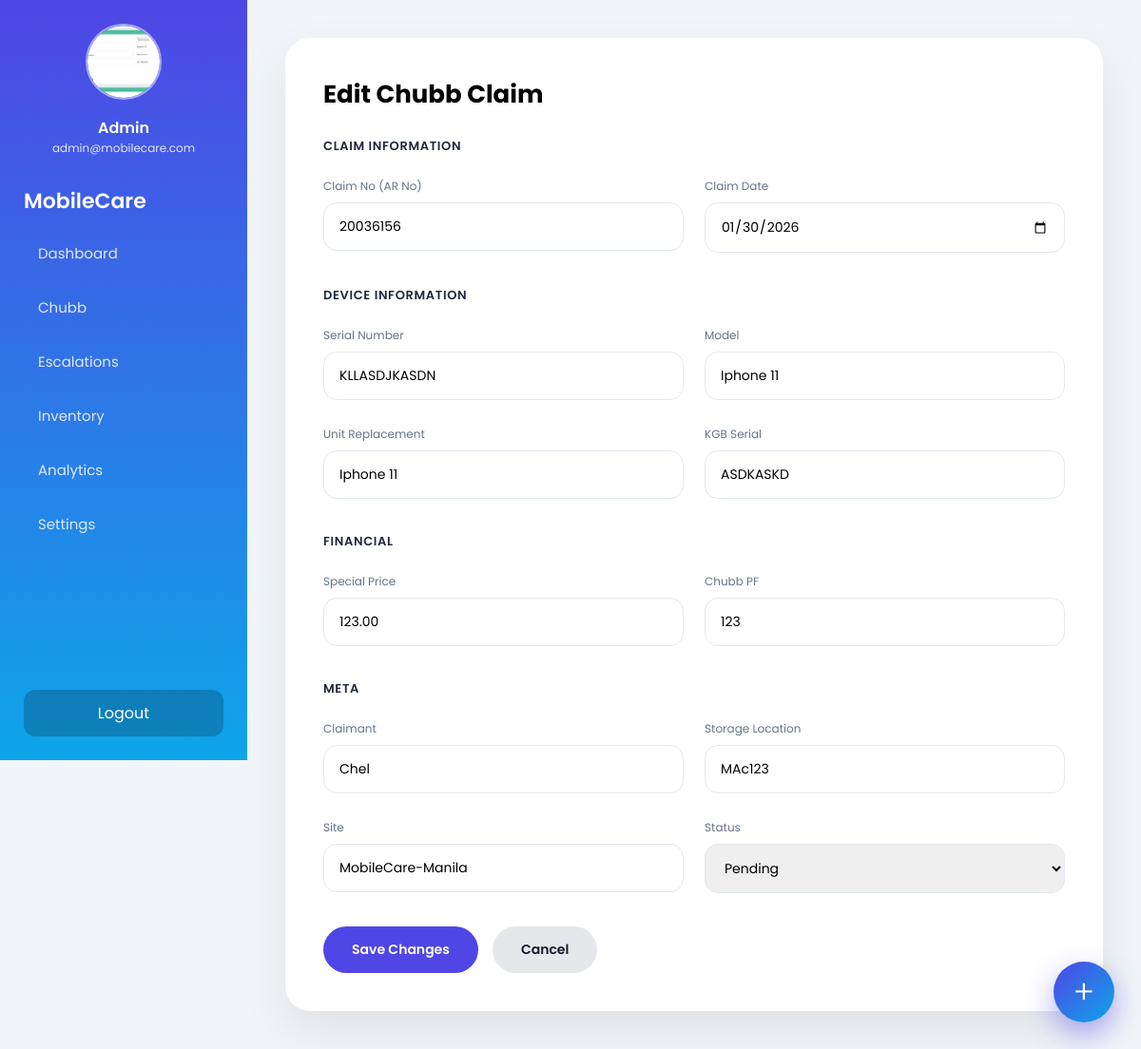
The page /Chubb/chubb_edit.php?id=5 (signed in) on the database its author committed.
### tables this page shows
CREATE TABLE `users` (
  `id` int(11) NOT NULL,
  `email` varchar(100) NOT NULL,
  `name` varchar(100) DEFAULT NULL,
  `password` varchar(255) NOT NULL,
  `role` enum('admin','manager','engineer','user') NOT NULL DEFAULT 'user',
  `account_type` varchar(100) NOT NULL,
  `is_engineer` tinyint(1) DEFAULT 0,
  `created_at` timestamp NOT NULL DEFAULT current_timestamp(),
  `last_activity` datetime DEFAULT NULL,
  `reset_token` varchar(255) DEFAULT NULL,
  `reset_expires` datetime DEFAULT NULL,
  `full_name` varchar(255) DEFAULT NULL,
  `personal_id` varchar(100) DEFAULT NULL,
  `profile_image` varchar(255) DEFAULT NULL,
  `position` varchar(100) NOT NULL,
  `active` tinyint(1) NOT NULL DEFAULT 1 COMMENT '1 = active, 0 = inactive'
);

CREATE TABLE `chubb_claims` (
  `id` int(11) NOT NULL,
  `claim_no` varchar(100) DEFAULT NULL,
  `claim_date` date NOT NULL,
  `serial_number` varchar(100) NOT NULL,
  `model` varchar(100) DEFAULT NULL,
  `unit_replacement` varchar(100) DEFAULT NULL,
  `claimant` varchar(100) DEFAULT NULL,
  `kgb_serial` varchar(100) DEFAULT NULL,
  `special_price` decimal(10,2) DEFAULT NULL,
  `chubb_pf` varchar(100) DEFAULT NULL,
  `storage_location` varchar(100) DEFAULT NULL,
  `site` varchar(100) DEFAULT NULL,
  `created_at` timestamp NOT NULL DEFAULT current_timestamp(),
  `status` varchar(50) NOT NULL DEFAULT 'Pending',
  `is_deleted` tinyint(1) NOT NULL DEFAULT 0
);

### Chubb/chubb_edit.php (the view, shortened to what this page needs)
<?php
$conn = new mysqli("localhost","root","","Mobilecare_monitoring");
$id = intval($_GET['id'] ?? 0);
$userEmail = $_SESSION['email'];
$userSite  = $_SESSION['site'];
$isAdmin   = $userEmail === 'admin@mobilecare.com';
if ($isAdmin) {
    $stmt = $conn->prepare("SELECT * FROM chubb_claims WHERE id=? AND is_deleted=0");
    $stmt->bind_param("i",$id);
} else {
    $stmt = $conn->prepare("SELECT * FROM chubb_claims WHERE id=? AND site=? AND is_deleted=0");
    $stmt->bind_param("is",$id,$userSite);
}
$stmt->execute();
$row = $stmt->get_result()->fetch_assoc();
?>
<!DOCTYPE html>
<html lang="en">
<head>
</head>
<body>
<?php require_once __DIR__.'/../sidebar/sidebar.php'; ?>
<div class="main">
<div class="card">
<h2>Edit Chubb Claim</h2>
<form method="POST">
<div class="section">
    <div class="section-title">Claim Information</div>
    <div class="grid">
        <div>
            <label>Claim No (AR No)</label>
            <input name="claim_no" value="<?= htmlspecialchars($row['claim_no']) ?>" required>
        </div>
        <div>
            <label>Claim Date</label>
            <input type="date" name="claim_date" value="<?= $row['claim_date'] ?>">
        </div>
    </div>
</div>
<div class="section">
    <div class="section-title">Device Information</div>
    <div class="grid">
        <div>
            <label>Serial Number</label>
            <input name="serial_number" value="<?= htmlspecialchars($row['serial_number']) ?>">
        </div>
        <div>
            <label>Model</label>
            <input name="model" value="<?= htmlspecialchars($row['model']) ?>">
        </div>
        <div>
            <label>Unit Replacement</label>
            <input name="unit_replacement" value="<?= htmlspecialchars($row['unit_replacement']) ?>">
        </div>
        <div>
            <label>KGB Serial</label>
            <input name="kgb_serial" value="<?= htmlspecialchars($row['kgb_serial']) ?>">
        </div>
    </div>
</div>
<div class="section">
    <div class="section-title">Financial</div>
    <div class="grid">
        <div>
            <label>Special Price</label>
            <input type="number" step="0.01" name="special_price" value="<?= $row['special_price'] ?>">
        </div>
        <div>
            <label>Chubb PF</label>
            <input name="chubb_pf" value="<?= htmlspecialchars($row['chubb_pf']) ?>">
        </div>
    </div>
</div>
<div class="section">
    <div class="section-title">Meta</div>
    <div class="grid">
        <div>
            <label>Claimant</label>
            <input name="claimant" value="<?= htmlspecialchars($row['claimant']) ?>">
        </div>
        <div>
            <label>Storage Location</label>
            <input name="storage_location" value="<?= htmlspecialchars($row['storage_location']) ?>">
        </div>
        <?php if($isAdmin): ?>
        <div>
            <label>Site</label>
            <input name="site" value="<?= htmlspecialchars($row['site']) ?>">
        </div>
        <?php endif; ?>
        <div>
            <label>Status</label>
            <select name="status">
                <?php foreach(['Pending','Approved','Rejected','Closed'] as $s): ?>
                    <option <?= $row['status']===$s?'selected':'' ?>><?= $s ?></option>
                <?php endforeach; ?>
            </select>
        </div>
    </div>
</div>
<div class="actions">
    <button class="btn save">Save Changes</button>
    <a href="chubb.php" class="btn cancel">Cancel</a>
</div>
</form>
</div>
</div>
</body>
</html>

### sidebar/sidebar.php (shortened to what this page needs)
<?php
$current = basename($_SERVER['PHP_SELF']);
$conn = new mysqli('localhost','root','','Mobilecare_monitoring');
$user_id = $_SESSION['user_id'] ?? 0;
$profile_image = $full_name = $email = $role = '';
if($user_id){
    $stmt = $conn->prepare("SELECT full_name, email, profile_image, role FROM users WHERE id=?");
    if($stmt){
        $stmt->bind_param("i",$user_id);
        $stmt->execute();
        $stmt->bind_result($full_name, $email, $profile_image, $role);
    }
}
$isAdmin = ($role === 'admin');
$display_name = $full_name ?: $email;
$profile_image_url = $profile_image
    ? "/Mobilecare_Monitoring/uploads/".htmlspecialchars($profile_image)
    : "/Mobilecare_Monitoring/uploads/default.png";
?>
<div class="sidebar">
    <div class="profile">
        <img src="<?= $profile_image_url ?>">
        <div class="name"><?= htmlspecialchars($display_name) ?></div>
        <div class="email"><?= htmlspecialchars($email) ?></div>
    </div>
    <div class="logo">MobileCare</div>
    <div class="nav">
        <a href="/Mobilecare_Monitoring/dashboard.php" class="<?= $current==='dashboard.php'?'active':'' ?>">Dashboard</a>
        <a href="/Mobilecare_Monitoring/Chubb/chubb.php" class="<?= $current==='chubb.php'?'active':'' ?>">Chubb</a>
        <a href="/Mobilecare_Monitoring/Escalations/escalations.php" class="<?= $current==='escalations.php'?'active':'' ?>">Escalations</a>
        <a href="/Mobilecare_Monitoring/Inventory/inventory.php" class="<?= $current==='inventory.php'?'active':'' ?>">Inventory</a>
        <?php if($isAdmin): ?>
            <a href="/Mobilecare_Monitoring/Reports/reports.php" class="<?= $current==='reports.php'?'active':'' ?>">Analytics</a>
        <?php else: ?>
            <a href="/Mobilecare_Monitoring/Endorsement_tally/endorsement_tally.php" class="<?= $current==='endorsement_tally.php'?'active':'' ?>">Endorsements</a>
        <?php endif; ?>
        <a href="/Mobilecare_Monitoring/settings/settings.php" class="<?= $current==='settings.php'?'active':'' ?>">Settings</a>
    </div>
    <a href="/Mobilecare_monitoring/Login/logout.php" class="logout">Logout</a>
</div>
<div class="floating-menu">
    <button class="menu-btn" id="menuBtn">+</button>
</div>

### Chubb/chubb_edit.php (style rules this page uses)
:root { --bg:#f1f5f9; --card:#ffffff; --primary:#4f46e5; --muted:#64748b; --border:#e2e8f0; }
* { box-sizing:border-box;font-family:Poppins }
body { margin:0;background:var(--bg) }
.main { margin-left:260px; padding:40px; max-width:1200px; }
.card { background:var(--card); border-radius:26px; padding:40px; box-shadow:0 20px 50px rgba(0,0,0,.08); }
h2 { margin:0 0 25px;font-size:26px }
.section { margin-bottom:35px }
.section-title { font-size:13px; font-weight:600; color:#1e293b; margin-bottom:18px; text-transform:uppercase; letter-spacing:.05em; }
.grid { display:grid; grid-template-columns:repeat(auto-fit,minmax(260px,1fr)); gap:22px; }
label { font-size:12px;color:var(--muted) }
input,select { width:100%; padding:14px 16px; border-radius:14px; border:1px solid var(--border); margin-top:6px; font-size:14px; }
.actions { display:flex; gap:15px; margin-top:35px; }
.btn { padding:14px 30px; border-radius:999px; border:none; font-weight:600; cursor:pointer; font-size:14px; }
.save { background:var(--primary);color:#fff }
.cancel { background:#e5e7eb;color:#111827;text-decoration:none }

### sidebar/sidebar.php (style rules this page uses)
.sidebar { position:fixed; top:0;left:0; width:260px;height:100vh; background:linear-gradient(180deg,#4f46e5,#0ea5e9); color:#fff; padding:25px; display:flex; flex-direction:column; z-index:100; }
.profile { text-align:center;margin-bottom:30px }
.profile img { width:80px;height:80px;border-radius:50%; border:2px solid rgba(255,255,255,.5); object-fit:cover;margin-bottom:10px }
.profile .name { font-weight:600;font-size:16px }
.profile .email { font-size:12px;opacity:.85;word-break:break-word }
.logo { font-size:22px;font-weight:600;margin-bottom:15px }
.nav a { display:block; padding:12px 15px; border-radius:12px; color:#e0e7ff; text-decoration:none; margin-bottom:10px; font-size:15px; }
.logout { margin-top:auto; padding:12px; border-radius:12px; background:rgba(0,0,0,.2); text-align:center; color:#fff; text-decoration:none; }
.floating-menu { position:fixed; right:28px; bottom:28px; z-index:1000; }
.menu-btn { width:64px; height:64px; border-radius:50%; border:none; cursor:pointer; background:linear-gradient(135deg,#4f46e5,#0ea5e9); color:#fff; font-size:34px; font-weight:300; display:flex; align-items:center; justify-content:center; box-shadow: 0 12px 30px rgba(79,70,229,.45), 0 0 0 0 rgba(79,70,229,.6); transition: transform .35s ease, box-shadow .35s ease; }

### rows shown on the page
users: profile_image (picture), full_name "Admin", email "admin@mobilecare.com"
chubb_claims: claim_no "20036156", claim_date "01/30/2026", serial_number "KLLASDJKASDN", model "Iphone 11", unit_replacement "Iphone 11", kgb_serial "ASDKASKD", special_price "123.00", chubb_pf "123", claimant "Chel", storage_location "MAc123", site "MobileCare-Manila", status "Pending"
